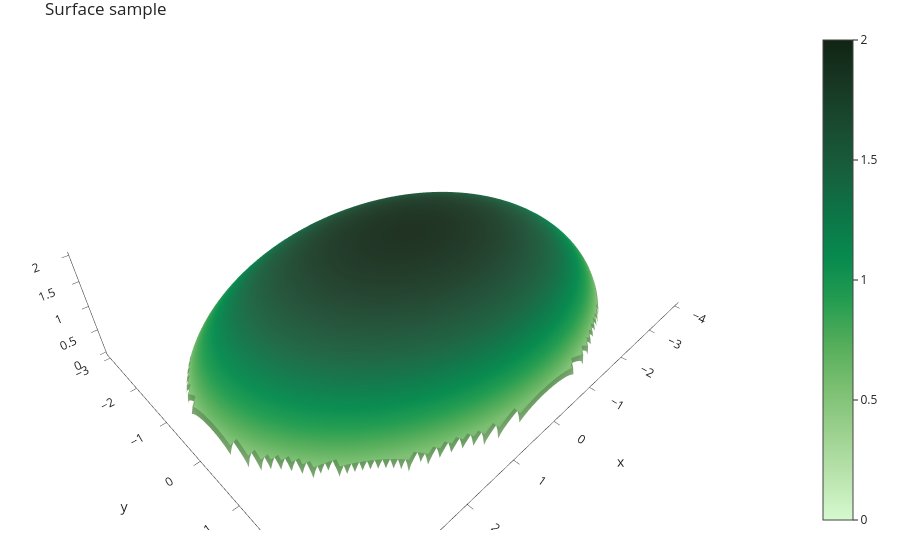

The notebook cell this image was saved under:
### Code cell
# Traceを作成
trace = go.Surface(
    x=x,                # x軸に使用する変数
    y=y,                # y軸に使用する変数
    z=z,                # z軸に使用する変数
    colorscale='algae'  # カラースケール
)   # 楕円体のサーフェスプロット（z>0）

# Layoutを作成
layout = go.Layout(
    template=template,
    title='Surface sample',
    margin={
        'r': 20,
        't': 30,
        'l': 20,
        'b': 30
    }
)

# Figureを作成
figure = go.Figure(trace, layout)

figure

### Figure 1 — Plotly figure (JSON) as saved in the notebook; plotly's stock layout.template omitted (floating-point values rounded to 4 significant figures; data arrays with more than 128 entries replaced by an {"elided": "..."} marker saying what was removed)
{"data": [{"colorscale": [[0, "rgb(214, 249, 207)"], [0.09091, "rgb(186, 228, 174)"], [0.1818, "rgb(156, 209, 143)"], [0.2727, "rgb(124, 191, 115)"], [0.3636, "rgb(85, 174, 91)"], [0.4545, "rgb(37, 157, 81)"], [0.5455, "rgb(7, 138, 78)"], [0.6364, "rgb(13, 117, 71)"], [0.7273, "rgb(23, 95, 61)"], [0.8182, "rgb(25, 75, 49)"], [0.9091, "rgb(23, 55, 35)"], [1, "rgb(17, 36, 20)"]], "type": "surface", "x": {"elided": "101x101 float values"}, "y": {"elided": "101x101 float values"}, "z": {"elided": "101x101 float values"}}], "layout": {"margin": {"b": 30, "l": 20, "r": 20, "t": 30}, "title": {"text": "Surface sample"}}}
